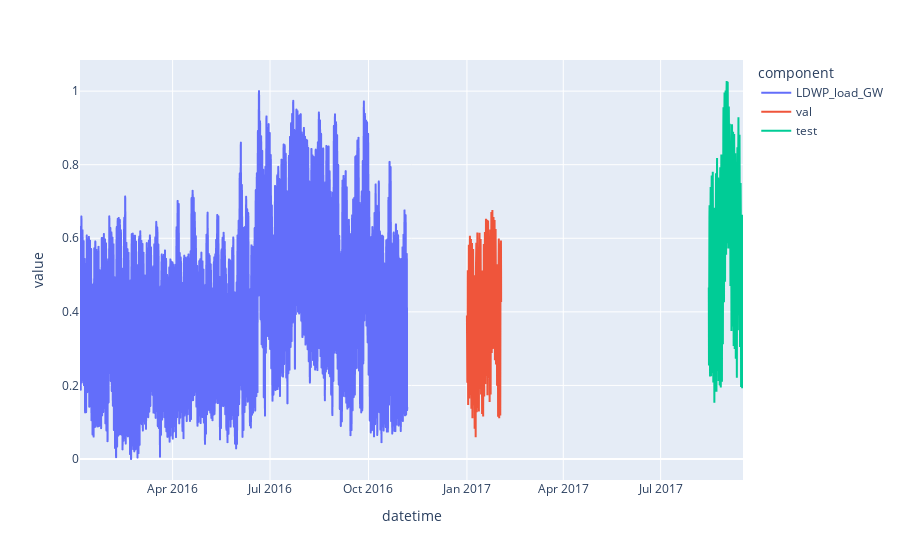

The code cell stored with this chart in its notebook:
### Code cell
df_train = ts_train_piped.pd_dataframe()

df_val = ts_val_piped.pd_dataframe()

df_test = ts_test_piped.pd_dataframe()

fig = px.line(df_train)

fig.add_scatter(x=df_val.index, y=df_val['LDWP_load_GW'], name='val')

fig.add_scatter(x=df_test.index, y=df_test['LDWP_load_GW'], name='test')


fig.show()

### Figure 1 — Plotly figure (JSON) as saved in the notebook; plotly's stock layout.template omitted (floating-point values rounded to 4 significant figures; data arrays with more than 128 entries replaced by an {"elided": "..."} marker saying what was removed)
{"data": [{"hovertemplate": "component=LDWP_load_GW<br>datetime=%{x}<br>value=%{y}<extra></extra>", "legendgroup": "LDWP_load_GW", "line": {"color": "#636efa", "dash": "solid"}, "marker": {"symbol": "circle"}, "mode": "lines", "name": "LDWP_load_GW", "showlegend": true, "type": "scattergl", "x": {"elided": "7340 str values"}, "xaxis": "x", "y": {"elided": "7340 float values"}, "yaxis": "y"}, {"name": "val", "type": "scatter", "x": {"elided": "768 str values"}, "y": {"elided": "768 float values"}}, {"name": "test", "type": "scatter", "x": {"elided": "768 str values"}, "y": {"elided": "768 float values"}}], "layout": {"legend": {"title": {"text": "component"}, "tracegroupgap": 0}, "margin": {"t": 60}, "xaxis": {"anchor": "y", "domain": [0, 1], "title": {"text": "datetime"}}, "yaxis": {"anchor": "x", "domain": [0, 1], "title": {"text": "value"}}}}
